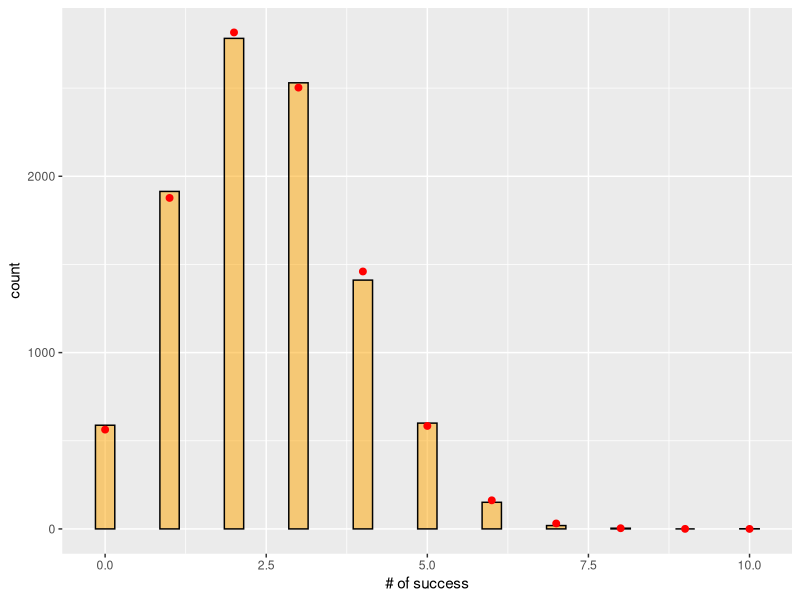

Recreate this plot in R.
## ---- chunk 1
#|label: binom_size_3_p_un_sizieme

x = 0:3 
# y : 
y <- dbinom(x, size = 3, prob = 1/6)
df <- data.frame(number_of_success = x, prob = y )
df
sum(y)

## ---- chunk 2
#|label: binom_size_5_p_un_quart

x = 0:5 
# y : 
y <- dbinom(x, size = 5, prob = 1/4)
df_binom_size_5_un_quart <- data.frame(number_of_success = x, prob = y )
df_binom_size_5_un_quart
sum(y)

## ---- chunk 3
#label: n_experiences
#
# n expériences de size tirages successifs
# 
library(ggplot2)

n <- 10000
size <- 10
prob <- 0.25
x <- 0:size

experiences <- rbinom(n = n, size = size, prob = prob)
head(experiences, n = 20)

table_by_nr_of_success <- table(experiences)

# I must use this variable because table functions doesn't consider 0 occurrence

qty_obtained_by_nr_of_success <- 
  sapply(
    0:size, 
    \(x) {ifelse(x %in% names(table_by_nr_of_success), 
          table_by_nr_of_success[as.character(x)], 0)
    }
  )

qty_expected_by_nr_of_success_expected <-
  sapply(0:size, \(x) {n * dbinom(x, size = size, prob = prob)})

tib <- tibble::tibble(
  x = x, 
  qty_obtained = qty_obtained_by_nr_of_success,
  qty_expected = qty_expected_by_nr_of_success_expected
)
tib

ggplot(data = tib) + 
  geom_col(
    mapping = aes(x = x, y = qty_obtained),
    color = "black", 
    fill = "orange", 
    alpha = 0.5,
    width = 0.3
  ) +
  geom_point(
    mapping = aes(x = x, qty_expected),          
    color = "red", 
    size = 2
  ) +
  xlab("# of success") +
  ylab("count")
  
